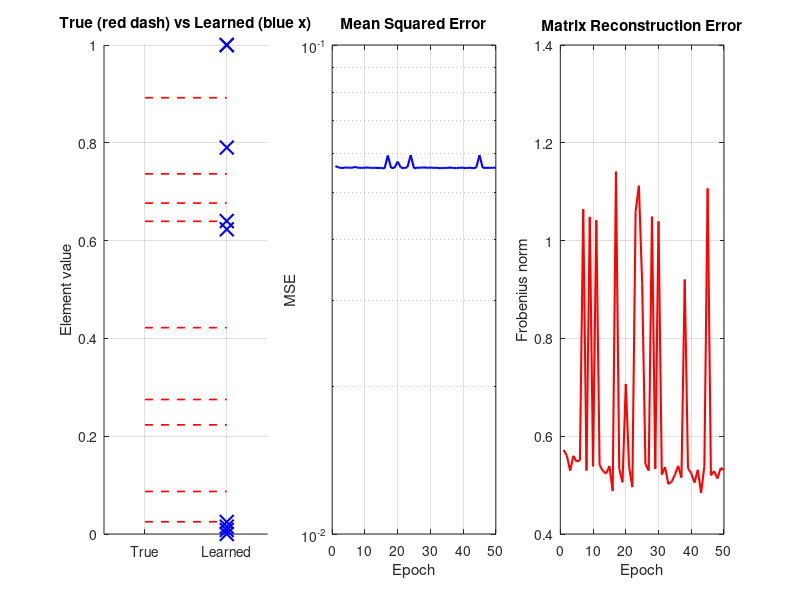

This chart was generated by the following MATLAB code: (Note: this script raises an error after producing the figure.)
clear; close all; rng(42);   % for reproducibility

%% 1. Parameters (same as paper’s 3x3 example)
n = 3;              % matrix dimension
R = 50;             % number of sample pairs
tau = 0.01;         % smoothing parameter
lr = 0.1;           % learning rate
epochs = 50;        % training epochs

%% 2. Generate synthetic data
% True fuzzy matrix (random in [0,1])
P_true = rand(n, n); %is a random n×n matrix

% Input vectors (R x n) uniformly distributed in [0,1]
S = rand(R, n); %Input vectors

% Target output vectors using exact max-min composition
T = zeros(R, n); %Target output
for i = 1:R
    for j = 1:n
        T(i,j) = max(min(S(i,:), P_true(:,j)'));
    end
end

%% 3. Define smooth max-min function and gradient
% Smooth approximation of t_j = max_k min(s_k, p_kj)
smooth_maxmin = @(s, P) tau * log( sum( 1 ./ (exp(-s/tau) + exp(-P/tau)) , 1) );

% Gradient of MSE loss w.r.t. matrix P (as derived in the paper, Eq. 20 corrected)
function grad = compute_gradient(s, t_true, P, tau)
    n = size(P, 1);
    % predicted output (smooth)
    t_pred = tau * log( sum(1 ./ (exp(-s/tau) + exp(-P/tau)), 1) );  % row vector
    
    % denominator sum for each column j
    denom = sum(1 ./ (exp(-s/tau) + exp(-P/tau)), 1);  % 1 x n
    
    grad = zeros(n);
    for i = 1:n
        for j = 1:n
            exp_neg_si = exp(-s(i)/tau);
            exp_neg_pij = exp(-P(i,j)/tau);
            term = exp_neg_si + exp_neg_pij;
            dtj_dpij = (1/denom(j)) * (1/term^2) * exp_neg_pij;
            grad(i,j) = (t_pred(j) - t_true(j)) * dtj_dpij;
        end
    end
end

%% 4. Training loop (SGD, one sample at a time)
P_learned = rand(n, n);   % initial matrix (random in [0,1])
mse_history = zeros(epochs, 1);
mre_history = zeros(epochs, 1);

for ep = 1:epochs
    % Shuffle sample order for stochastic updates
    idx = randperm(R);
    for k = idx
        s = S(k, :);        % 1 x n
        t = T(k, :);
        
        % Compute gradient and update
        grad = compute_gradient(s, t, P_learned, tau);
        P_learned = P_learned - lr * grad;
        
        % Project onto [0,1] to keep fuzzy matrix valid
        P_learned(P_learned < 0) = 0;
        P_learned(P_learned > 1) = 1;
    end
    
    % After each epoch, evaluate on all samples (using smooth predictions)
    T_pred = zeros(R, n);
    for i = 1:R
        T_pred(i,:) = smooth_maxmin(S(i,:), P_learned);
    end
    mse_history(ep) = mean( (T_pred - T).^2, 'all' );
    mre_history(ep) = norm(P_learned - P_true, 'fro');
    
    fprintf('Epoch %3d: MSE = %.2e, MRE = %.4f\n', ep, mse_history(ep), mre_history(ep));
end

%% 5. Display final results
disp('True matrix P_true:');
disp(P_true);
disp('Learned matrix P_learned:');
disp(P_learned);
disp('Difference (P_learned - P_true):');
disp(P_learned - P_true);

%% 6. Plots (similar to Figures 3–5 in the paper)
figure('Position', [100, 100, 1200, 400]);

% (a) Element-wise true vs. learned
subplot(1,3,1);
hold on;
for i = 1:n
    for j = 1:n
        plot([1, 2], [P_true(i,j), P_true(i,j)], 'r--', 'LineWidth', 1.2);
        plot(2, P_learned(i,j), 'bx', 'MarkerSize', 10, 'LineWidth', 1.5);
    end
end
xlim([0.5, 2.5]); ylim([0, 1]);
set(gca, 'XTick', [1, 2], 'XTickLabel', {'True', 'Learned'});
ylabel('Element value');
title('True (red dash) vs Learned (blue x)');
grid on;

% (b) MSE over epochs
subplot(1,3,2);
semilogy(1:epochs, mse_history, 'b-', 'LineWidth', 1.5);
xlabel('Epoch'); ylabel('MSE');
title('Mean Squared Error');
grid on;

% (c) Reconstruction error over epochs
subplot(1,3,3);
plot(1:epochs, mre_history, 'r-', 'LineWidth', 1.5);
xlabel('Epoch'); ylabel('Frobenius norm');
title('Matrix Reconstruction Error');
grid on;

sgtitle('Fuzzy Matrix Learning (n=3, R=50, \tau=0.01, \eta=0.1)');
